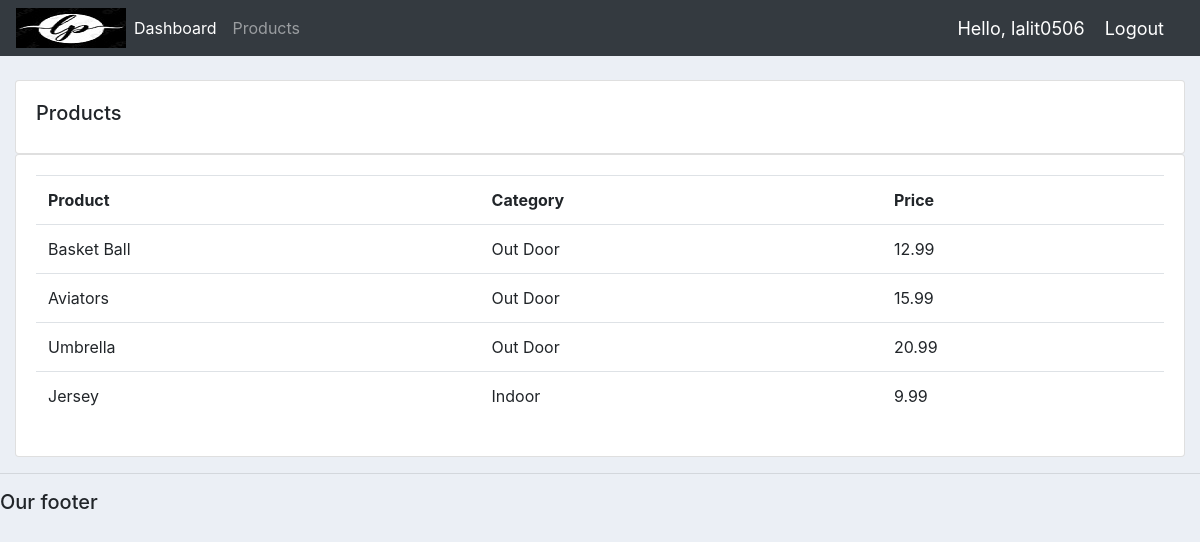
Screenshot of /products/ (signed in) with the database file from the repository.
### accounts/models.py (models this page shows, shortened)
class Product(models.Model):
    CATEGORY = (
        ('Indoor', 'Indoor'),
        ('Out Door', 'Out Door'),
    )
    name = models.CharField(max_length=200, null=True)
    price = models.FloatField(null=True)
    category = models.CharField(max_length=200, null=True, choices=CATEGORY)
    description = models.CharField(max_length=200, null=True)
    date_created = models.DateTimeField(auto_now_add=True, null=True)
    tags = models.ManyToManyField(Tag)

### accounts/decorators.py (the view)
        def wrapper_func(request, *args, **kwargs):
            group = None
            if request.user.groups.exists():
                group = request.user.groups.all()[0].name
            if group in allowed_roles:
                return view_func(request, *args, **kwargs)
            else:
                return HttpResponse('You are not authorized to view this page')

### accounts/views.py (called while the page is built)
@login_required(login_url='login')
@allowed_users(allowed_roles=['admin'])
def products(request):
    products = Product.objects.all()
    params = {}
    params['products'] = products
    return render(request, 'accounts/products.html', params)

### accounts/templates/accounts/products.html
{% extends 'accounts/main.html' %} {% block content %}
<br />
<div class="row">
  <div class="col-md">
    <div class="card card-body">
      <h5>Products</h5>
    </div>
    <div class="card card-body">
      <table class="table">
        <tr>
          <th>Product</th>
          <th>Category</th>
          <th>Price</th>
        </tr>
        {% for i in products%}
        <tr>
          <td>{{i.name}}</td>
          <td>{{i.category}}</td>
          <td>{{i.price}}</td>
        </tr>
        {% endfor %}
      </table>
    </div>
  </div>
</div>
{% endblock content %}

### accounts/templates/accounts/navbar.html (shortened to what this page needs)
{% load static %}
<nav class="navbar navbar-expand-lg navbar-dark bg-dark">
  <img src="{% static 'images/lp-logo.jpg' %}" />
  <div class="collapse navbar-collapse" id="navbarNav">
    <ul class="navbar-nav">
      {% if request.user.is_staff %}
      <li class="nav-item active">
        <a class="nav-link" href="{% url 'home' %}">Dashboard</a>
      </li>
      <li class="nav-item">
        <a class="nav-link" href="{% url 'products' %}">Products</a>
      </li>
      {% else %}
      <li class="nav-item">
        <a class="nav-link" href="{% url 'account' %}">Settings</a>
      </li>
      {% endif %}
    </ul>
  </div>
  <span class="hello-msg">Hello, {{request.user}}</span>
  <span><a class="hello-msg" href="{% url 'logout' %}">Logout</a></span>
</nav>

### static/css/main.css (style rules this page uses)
body { background-color: #ebeff5; }

### accounts/templates/accounts/navbar.html (style rules this page uses)
.hello-msg { font-size: 18px; color: #fff; margin-right: 20px; }

### rows the page displays
Product: name "Basket Ball", category "Out Door", price "12.99"
Product: name "Aviators", category "Out Door", price "15.99"
Product: name "Umbrella", category "Out Door", price "20.99"
Product: name "Jersey", category "Indoor", price "9.99"

### other values shown
{{ request.user }} "lalit0506"
